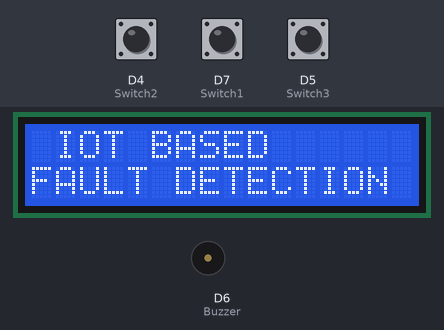
Recording of a sketch running on a simulated ESP8266 (NodeMCU). Parts: 16×2 character LCD, buzzer (waves = sounding, pin HIGH). The test bench sets the inputs (shaded band); at power-on: D4 (Switch2) HIGH, D5 (Switch3) HIGH, D7 (Switch1) HIGH. WiFi joins after 1.5 s; servers stay silent unless stated.

Above: at 2.0 s.
At 9.1 s:
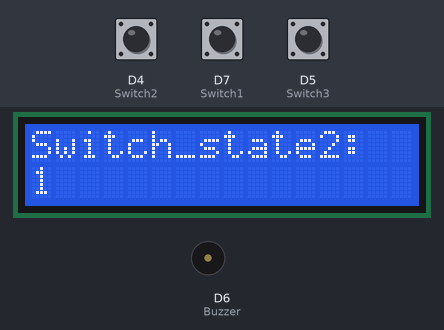
9.2 s: D4 (Switch2) pulled LOW for 3 s
At 14.9 s:
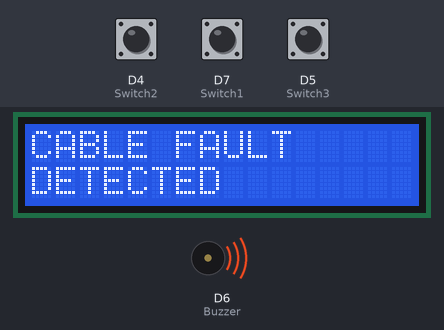
16.6 s: D5 (Switch3) pulled LOW for 3 s
At 19.9 s:
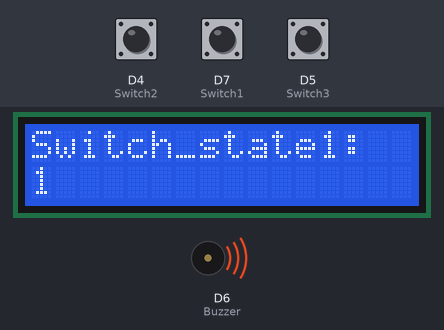
22.7 s: D7 (Switch1) pulled LOW for 3 s
At 26.1 s:
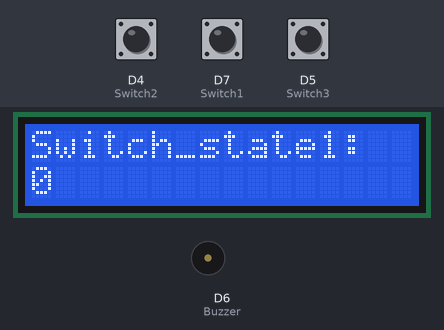
Timing chart, 0 to 30.9 s (numbered marks = the images above; inputs shaded):
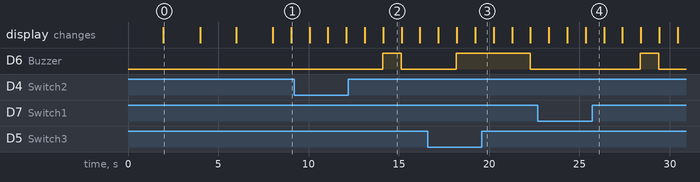

Measured:
- after the input at 9.2 s, D6 (Buzzer): LOW → HIGH after 4.9 s, → LOW 1.0 s later
- after the input at 16.6 s, D6 (Buzzer): LOW → HIGH after 1.6 s, → LOW 4.1 s later
- after the input at 22.7 s, D6 (Buzzer): LOW → HIGH after 5.7 s, → LOW 1.0 s later
- what the display in image 0 shows lasts 2.0 s, from 2.0 s to 4.0 s
- what the display in image 2 shows lasts 1.1 s, from 14.1 s to 15.2 s

The sketch:

CableFaultDetection.ino
```cpp
#define BLYNK_TEMPLATE_ID "TMPL3KuhoP-ys"
#define BLYNK_TEMPLATE_NAME "cable fault"
#define BLYNK_AUTH_TOKEN "-kq05JOSnjxwyB3aAFjcM4s9Vd53C2jb"
char auth[] = BLYNK_AUTH_TOKEN;
//#define BLYNK_PRINT Serial
#include <ESP8266WiFi.h>
#include <BlynkSimpleEsp8266.h>
//#include <Ethernet.h>
BlynkTimer timer;
// Your WiFi credentials.
char ssid[] = "ABCDE";
char pass[] = "123456789";
#include<LiquidCrystal_I2C.h>
LiquidCrystal_I2C lcd(0x27,16,2);
#define Switch1 D7
#define Switch2 D4
#define Switch3 D5
#define Buzzer D6
void setup()
{
  Serial.begin(9600);
  lcd.init();
  lcd.begin(16,2);
  lcd.backlight();
  Blynk.begin(auth, ssid, pass);
  pinMode(Switch1,INPUT_PULLUP);
  pinMode(Switch2,INPUT_PULLUP);
  pinMode(Switch3,INPUT_PULLUP);
  pinMode(Buzzer,OUTPUT);
  digitalWrite(Buzzer,LOW);
  lcd.clear();
  lcd.setCursor(0,0);
  lcd.print(" IOT BASED ");
  lcd.setCursor(0,1);
  lcd.print("FAULT DETECTION");
  delay(2000);
  lcd.clear();
  lcd.setCursor(0,0);
  lcd.print("OF UNDERGROUNG");
  lcd.setCursor(0,1);
  lcd.print("CABLES THROUGH");
  delay(2000);
  lcd.clear();
  lcd.setCursor(0,0);
  lcd.print("NODEMCU");
  delay(2000);
}
void loop()
{
  int Switch_state1 = digitalRead(Switch1);
  lcd.clear();
  lcd.setCursor(0,0);
  lcd.print("Switch_state1:");
  lcd.setCursor(0,1);
  lcd.print(Switch_state1);
  Blynk.virtualWrite(V0, Switch_state1);
  delay(1000);
  int Switch_state2 = digitalRead(Switch2);
  lcd.clear();
  lcd.setCursor(0,0);
  lcd.print("Switch_state2:");
  lcd.setCursor(0,1);
  lcd.print(Switch_state2);
  Blynk.virtualWrite(V1, Switch_state2);
  delay(1000);
  int Switch_state3 = digitalRead(Switch3);
  lcd.clear();
  lcd.setCursor(0,0);
  lcd.print("Switch_state3:");
  lcd.setCursor(0,1);
  lcd.print(Switch_state3);
  Blynk.virtualWrite(V2, Switch_state3);
  delay(1000);

  if(Switch_state1 ==0)
  {
    digitalWrite(Buzzer,HIGH);
    lcd.clear();
    lcd.setCursor(0,0);
    lcd.print("CABLE FAULT");
    lcd.setCursor(0,1);
    lcd.print("DETECTED");
    delay(1000);
  }
  else
  {
    digitalWrite(Buzzer,LOW);
  }
 if(Switch_state2 ==0)
  {
    digitalWrite(Buzzer,HIGH);
    lcd.clear();
    lcd.setCursor(0,0);
    lcd.print("CABLE FAULT");
    lcd.setCursor(0,1);
    lcd.print("DETECTED");
    delay(1000);
  }
  else
  {
   digitalWrite(Buzzer,LOW);
  }
  if(Switch_state3 ==0)
  {
    digitalWrite(Buzzer,HIGH);
    lcd.clear();
    lcd.setCursor(0,0);
    lcd.print("CABLE FAULT");
    lcd.setCursor(0,1);
    lcd.print("DETECTED");
    delay(1000);
  }
  else
  {
   digitalWrite(Buzzer,LOW);
  }
  Blynk.run();
  timer.run();
}
```
